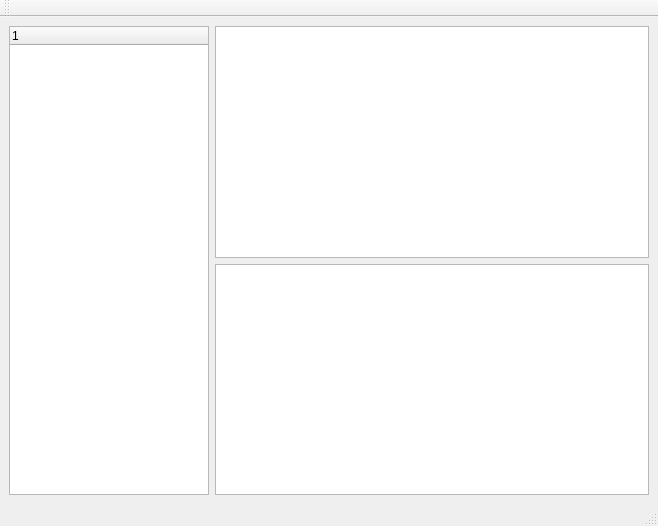
<?xml version="1.0" encoding="UTF-8"?>
<ui version="4.0">
 <class>MainWindow</class>
 <widget class="QMainWindow" name="MainWindow">
  <property name="geometry">
   <rect>
    <x>0</x>
    <y>0</y>
    <width>658</width>
    <height>526</height>
   </rect>
  </property>
  <property name="windowTitle">
   <string>Почтовый клиент</string>
  </property>
  <widget class="QWidget" name="centralwidget">
   <layout class="QGridLayout" name="gridLayout">
    <item row="0" column="0" rowspan="2">
     <widget class="QTreeWidget" name="tw_mailbox">
      <property name="maximumSize">
       <size>
        <width>200</width>
        <height>16777215</height>
       </size>
      </property>
      <column>
       <property name="text">
        <string notr="true">1</string>
       </property>
      </column>
     </widget>
    </item>
    <item row="0" column="1">
     <widget class="QTableWidget" name="tw_maillist"/>
    </item>
    <item row="1" column="1">
     <widget class="QPlainTextEdit" name="te_content">
      <property name="plainText">
       <string/>
      </property>
     </widget>
    </item>
   </layout>
  </widget>
  <widget class="QMenuBar" name="menubar">
   <property name="geometry">
    <rect>
     <x>0</x>
     <y>0</y>
     <width>658</width>
     <height>21</height>
    </rect>
   </property>
  </widget>
  <widget class="QStatusBar" name="statusbar"/>
  <widget class="QToolBar" name="toolBar">
   <property name="windowTitle">
    <string>toolBar</string>
   </property>
   <attribute name="toolBarArea">
    <enum>TopToolBarArea</enum>
   </attribute>
   <attribute name="toolBarBreak">
    <bool>false</bool>
   </attribute>
  </widget>
 </widget>
 <resources/>
 <connections/>
</ui>
